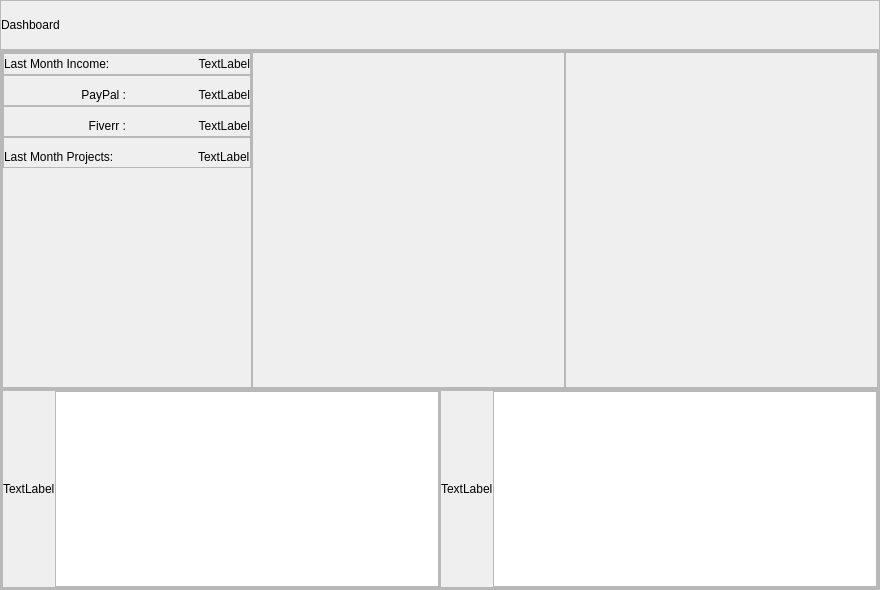
<?xml version="1.0" encoding="UTF-8"?>
<ui version="4.0">
 <class>Form</class>
 <widget class="QWidget" name="Form">
  <property name="geometry">
   <rect>
    <x>0</x>
    <y>0</y>
    <width>880</width>
    <height>590</height>
   </rect>
  </property>
  <property name="windowTitle">
   <string>Form</string>
  </property>
  <layout class="QVBoxLayout" name="verticalLayout">
   <property name="spacing">
    <number>0</number>
   </property>
   <property name="leftMargin">
    <number>0</number>
   </property>
   <property name="topMargin">
    <number>0</number>
   </property>
   <property name="rightMargin">
    <number>0</number>
   </property>
   <property name="bottomMargin">
    <number>0</number>
   </property>
   <item>
    <widget class="QFrame" name="head_frame">
     <property name="minimumSize">
      <size>
       <width>0</width>
       <height>50</height>
      </size>
     </property>
     <property name="maximumSize">
      <size>
       <width>16777215</width>
       <height>50</height>
      </size>
     </property>
     <property name="frameShape">
      <enum>QFrame::StyledPanel</enum>
     </property>
     <property name="frameShadow">
      <enum>QFrame::Raised</enum>
     </property>
     <layout class="QHBoxLayout" name="horizontalLayout_3">
      <property name="spacing">
       <number>10</number>
      </property>
      <property name="leftMargin">
       <number>0</number>
      </property>
      <property name="topMargin">
       <number>0</number>
      </property>
      <property name="rightMargin">
       <number>0</number>
      </property>
      <property name="bottomMargin">
       <number>0</number>
      </property>
      <item>
       <widget class="QLabel" name="label">
        <property name="minimumSize">
         <size>
          <width>200</width>
          <height>0</height>
         </size>
        </property>
        <property name="styleSheet">
         <string notr="true">font: 700 16pt &quot;Segoe UI&quot;;</string>
        </property>
        <property name="text">
         <string>Dashboard</string>
        </property>
       </widget>
      </item>
      <item>
       <spacer name="horizontalSpacer_2">
        <property name="orientation">
         <enum>Qt::Horizontal</enum>
        </property>
        <property name="sizeHint" stdset="0">
         <size>
          <width>168</width>
          <height>20</height>
         </size>
        </property>
       </spacer>
      </item>
     </layout>
    </widget>
   </item>
   <item>
    <widget class="QFrame" name="table_frame">
     <property name="frameShape">
      <enum>QFrame::StyledPanel</enum>
     </property>
     <property name="frameShadow">
      <enum>QFrame::Raised</enum>
     </property>
     <layout class="QVBoxLayout" name="verticalLayout_2">
      <property name="spacing">
       <number>0</number>
      </property>
      <property name="leftMargin">
       <number>0</number>
      </property>
      <property name="topMargin">
       <number>0</number>
      </property>
      <property name="rightMargin">
       <number>0</number>
      </property>
      <property name="bottomMargin">
       <number>0</number>
      </property>
      <item>
       <widget class="QFrame" name="statistics">
        <property name="frameShape">
         <enum>QFrame::StyledPanel</enum>
        </property>
        <property name="frameShadow">
         <enum>QFrame::Raised</enum>
        </property>
        <layout class="QHBoxLayout" name="horizontalLayout_6">
         <property name="spacing">
          <number>0</number>
         </property>
         <property name="leftMargin">
          <number>0</number>
         </property>
         <property name="topMargin">
          <number>0</number>
         </property>
         <property name="rightMargin">
          <number>0</number>
         </property>
         <property name="bottomMargin">
          <number>0</number>
         </property>
         <item>
          <widget class="QFrame" name="frame">
           <property name="maximumSize">
            <size>
             <width>250</width>
             <height>16777215</height>
            </size>
           </property>
           <property name="frameShape">
            <enum>QFrame::StyledPanel</enum>
           </property>
           <property name="frameShadow">
            <enum>QFrame::Raised</enum>
           </property>
           <layout class="QVBoxLayout" name="verticalLayout_3">
            <property name="spacing">
             <number>0</number>
            </property>
            <property name="leftMargin">
             <number>0</number>
            </property>
            <property name="topMargin">
             <number>0</number>
            </property>
            <property name="rightMargin">
             <number>0</number>
            </property>
            <property name="bottomMargin">
             <number>0</number>
            </property>
            <item>
             <widget class="QFrame" name="frame_4">
              <property name="frameShape">
               <enum>QFrame::StyledPanel</enum>
              </property>
              <property name="frameShadow">
               <enum>QFrame::Raised</enum>
              </property>
              <layout class="QHBoxLayout" name="horizontalLayout_7">
               <property name="spacing">
                <number>0</number>
               </property>
               <property name="leftMargin">
                <number>0</number>
               </property>
               <property name="topMargin">
                <number>0</number>
               </property>
               <property name="rightMargin">
                <number>0</number>
               </property>
               <property name="bottomMargin">
                <number>0</number>
               </property>
               <item>
                <widget class="QLabel" name="label_4">
                 <property name="styleSheet">
                  <string notr="true">font: 700 10pt &quot;Segoe UI&quot;;</string>
                 </property>
                 <property name="text">
                  <string>Last Month Income:</string>
                 </property>
                </widget>
               </item>
               <item>
                <spacer name="horizontalSpacer_3">
                 <property name="orientation">
                  <enum>Qt::Horizontal</enum>
                 </property>
                 <property name="sizeHint" stdset="0">
                  <size>
                   <width>21</width>
                   <height>20</height>
                  </size>
                 </property>
                </spacer>
               </item>
               <item>
                <widget class="QLabel" name="lm_income">
                 <property name="minimumSize">
                  <size>
                   <width>100</width>
                   <height>0</height>
                  </size>
                 </property>
                 <property name="styleSheet">
                  <string notr="true">font: 700 10pt &quot;Segoe UI&quot;;</string>
                 </property>
                 <property name="text">
                  <string>TextLabel</string>
                 </property>
                 <property name="alignment">
                  <set>Qt::AlignRight|Qt::AlignTrailing|Qt::AlignVCenter</set>
                 </property>
                </widget>
               </item>
              </layout>
             </widget>
            </item>
            <item>
             <widget class="QFrame" name="frame_6">
              <property name="frameShape">
               <enum>QFrame::StyledPanel</enum>
              </property>
              <property name="frameShadow">
               <enum>QFrame::Raised</enum>
              </property>
              <layout class="QHBoxLayout" name="horizontalLayout_9">
               <property name="spacing">
                <number>0</number>
               </property>
               <property name="leftMargin">
                <number>0</number>
               </property>
               <property name="rightMargin">
                <number>0</number>
               </property>
               <property name="bottomMargin">
                <number>0</number>
               </property>
               <item>
                <widget class="QLabel" name="label_8">
                 <property name="minimumSize">
                  <size>
                   <width>122</width>
                   <height>0</height>
                  </size>
                 </property>
                 <property name="styleSheet">
                  <string notr="true">font: 700 10pt &quot;Segoe UI&quot;;</string>
                 </property>
                 <property name="text">
                  <string>PayPal :</string>
                 </property>
                 <property name="alignment">
                  <set>Qt::AlignRight|Qt::AlignTrailing|Qt::AlignVCenter</set>
                 </property>
                </widget>
               </item>
               <item>
                <spacer name="horizontalSpacer">
                 <property name="orientation">
                  <enum>Qt::Horizontal</enum>
                 </property>
                 <property name="sizeHint" stdset="0">
                  <size>
                   <width>40</width>
                   <height>20</height>
                  </size>
                 </property>
                </spacer>
               </item>
               <item>
                <widget class="QLabel" name="paypal_bal">
                 <property name="minimumSize">
                  <size>
                   <width>100</width>
                   <height>0</height>
                  </size>
                 </property>
                 <property name="styleSheet">
                  <string notr="true">font: 700 10pt &quot;Segoe UI&quot;;</string>
                 </property>
                 <property name="text">
                  <string>TextLabel</string>
                 </property>
                 <property name="alignment">
                  <set>Qt::AlignRight|Qt::AlignTrailing|Qt::AlignVCenter</set>
                 </property>
                </widget>
               </item>
              </layout>
             </widget>
            </item>
            <item>
             <widget class="QFrame" name="frame_7">
              <property name="frameShape">
               <enum>QFrame::StyledPanel</enum>
              </property>
              <property name="frameShadow">
               <enum>QFrame::Raised</enum>
              </property>
              <layout class="QHBoxLayout" name="horizontalLayout_10">
               <property name="spacing">
                <number>0</number>
               </property>
               <property name="leftMargin">
                <number>0</number>
               </property>
               <property name="rightMargin">
                <number>0</number>
               </property>
               <property name="bottomMargin">
                <number>0</number>
               </property>
               <item>
                <widget class="QLabel" name="label_9">
                 <property name="minimumSize">
                  <size>
                   <width>122</width>
                   <height>0</height>
                  </size>
                 </property>
                 <property name="styleSheet">
                  <string notr="true">font: 700 10pt &quot;Segoe UI&quot;;</string>
                 </property>
                 <property name="text">
                  <string>Fiverr :</string>
                 </property>
                 <property name="alignment">
                  <set>Qt::AlignRight|Qt::AlignTrailing|Qt::AlignVCenter</set>
                 </property>
                </widget>
               </item>
               <item>
                <spacer name="horizontalSpacer_7">
                 <property name="orientation">
                  <enum>Qt::Horizontal</enum>
                 </property>
                 <property name="sizeHint" stdset="0">
                  <size>
                   <width>40</width>
                   <height>20</height>
                  </size>
                 </property>
                </spacer>
               </item>
               <item>
                <widget class="QLabel" name="fiverr_bal">
                 <property name="minimumSize">
                  <size>
                   <width>100</width>
                   <height>0</height>
                  </size>
                 </property>
                 <property name="styleSheet">
                  <string notr="true">font: 700 10pt &quot;Segoe UI&quot;;</string>
                 </property>
                 <property name="text">
                  <string>TextLabel</string>
                 </property>
                 <property name="alignment">
                  <set>Qt::AlignRight|Qt::AlignTrailing|Qt::AlignVCenter</set>
                 </property>
                </widget>
               </item>
              </layout>
             </widget>
            </item>
            <item>
             <widget class="QFrame" name="frame_5">
              <property name="frameShape">
               <enum>QFrame::StyledPanel</enum>
              </property>
              <property name="frameShadow">
               <enum>QFrame::Raised</enum>
              </property>
              <layout class="QHBoxLayout" name="horizontalLayout_8">
               <property name="spacing">
                <number>0</number>
               </property>
               <property name="leftMargin">
                <number>0</number>
               </property>
               <property name="rightMargin">
                <number>0</number>
               </property>
               <property name="bottomMargin">
                <number>0</number>
               </property>
               <item>
                <widget class="QLabel" name="label_7">
                 <property name="styleSheet">
                  <string notr="true">font: 700 10pt &quot;Segoe UI&quot;;</string>
                 </property>
                 <property name="text">
                  <string>Last Month Projects:</string>
                 </property>
                </widget>
               </item>
               <item>
                <spacer name="horizontalSpacer_4">
                 <property name="orientation">
                  <enum>Qt::Horizontal</enum>
                 </property>
                 <property name="sizeHint" stdset="0">
                  <size>
                   <width>59</width>
                   <height>20</height>
                  </size>
                 </property>
                </spacer>
               </item>
               <item>
                <widget class="QLabel" name="lm_projects">
                 <property name="styleSheet">
                  <string notr="true">font: 700 10pt &quot;Segoe UI&quot;;</string>
                 </property>
                 <property name="text">
                  <string>TextLabel</string>
                 </property>
                </widget>
               </item>
              </layout>
             </widget>
            </item>
            <item>
             <spacer name="verticalSpacer">
              <property name="orientation">
               <enum>Qt::Vertical</enum>
              </property>
              <property name="sizeHint" stdset="0">
               <size>
                <width>20</width>
                <height>40</height>
               </size>
              </property>
             </spacer>
            </item>
           </layout>
          </widget>
         </item>
         <item>
          <widget class="QFrame" name="frame_2">
           <property name="frameShape">
            <enum>QFrame::StyledPanel</enum>
           </property>
           <property name="frameShadow">
            <enum>QFrame::Raised</enum>
           </property>
          </widget>
         </item>
         <item>
          <widget class="QFrame" name="frame_3">
           <property name="frameShape">
            <enum>QFrame::StyledPanel</enum>
           </property>
           <property name="frameShadow">
            <enum>QFrame::Raised</enum>
           </property>
          </widget>
         </item>
        </layout>
       </widget>
      </item>
      <item>
       <widget class="QFrame" name="client_projects">
        <property name="maximumSize">
         <size>
          <width>16777215</width>
          <height>200</height>
         </size>
        </property>
        <property name="frameShape">
         <enum>QFrame::StyledPanel</enum>
        </property>
        <property name="frameShadow">
         <enum>QFrame::Raised</enum>
        </property>
        <layout class="QHBoxLayout" name="horizontalLayout_2">
         <property name="spacing">
          <number>0</number>
         </property>
         <property name="leftMargin">
          <number>0</number>
         </property>
         <property name="topMargin">
          <number>0</number>
         </property>
         <property name="rightMargin">
          <number>0</number>
         </property>
         <property name="bottomMargin">
          <number>0</number>
         </property>
         <item>
          <widget class="QFrame" name="top_clients">
           <property name="frameShape">
            <enum>QFrame::StyledPanel</enum>
           </property>
           <property name="frameShadow">
            <enum>QFrame::Raised</enum>
           </property>
           <layout class="QHBoxLayout" name="horizontalLayout_4">
            <property name="spacing">
             <number>0</number>
            </property>
            <property name="leftMargin">
             <number>0</number>
            </property>
            <property name="topMargin">
             <number>0</number>
            </property>
            <property name="rightMargin">
             <number>0</number>
            </property>
            <property name="bottomMargin">
             <number>0</number>
            </property>
            <item>
             <widget class="QLabel" name="clients_empty">
              <property name="text">
               <string>TextLabel</string>
              </property>
             </widget>
            </item>
            <item>
             <widget class="QTableWidget" name="clients"/>
            </item>
           </layout>
          </widget>
         </item>
         <item>
          <widget class="QFrame" name="ongoing_projects">
           <property name="frameShape">
            <enum>QFrame::StyledPanel</enum>
           </property>
           <property name="frameShadow">
            <enum>QFrame::Raised</enum>
           </property>
           <layout class="QHBoxLayout" name="horizontalLayout_5">
            <property name="spacing">
             <number>0</number>
            </property>
            <property name="leftMargin">
             <number>0</number>
            </property>
            <property name="topMargin">
             <number>0</number>
            </property>
            <property name="rightMargin">
             <number>0</number>
            </property>
            <property name="bottomMargin">
             <number>0</number>
            </property>
            <item>
             <widget class="QLabel" name="projects_empty">
              <property name="text">
               <string>TextLabel</string>
              </property>
             </widget>
            </item>
            <item>
             <widget class="QTableWidget" name="projects"/>
            </item>
           </layout>
          </widget>
         </item>
        </layout>
       </widget>
      </item>
     </layout>
    </widget>
   </item>
  </layout>
 </widget>
 <resources/>
 <connections/>
</ui>
